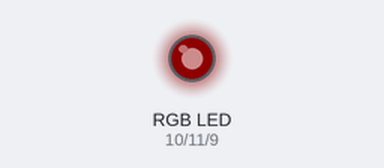
A sketch run on a simulated Arduino Uno, built with avr-gcc and run on an emulated ATmega328P. Parts: an RGB LED mixed from three pins (HIGH = lit). Dim RGB values are drawn brighter than linear.

Above: at 0.15 s.
At 7.2 s:
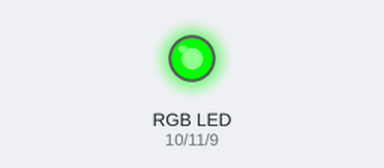
At 11.07 s:
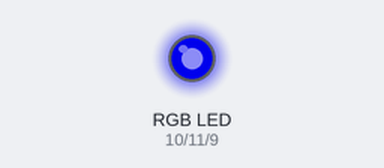
At 15.62 s:
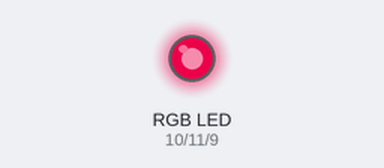
At 24.0 s:
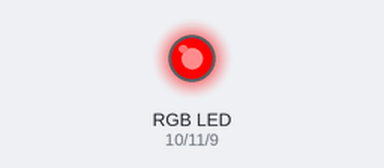
At 33.1 s:
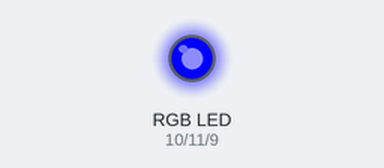
Timing chart, 0 to 40.0 s (numbered marks = the images above):
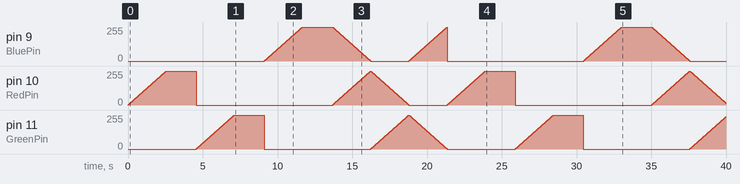

The sketch:

LED_Strip_driving_code.ino
```cpp
int RedPin = 10;      //Broche de pilotage Arduino pour la couleur rouge
int GreenPin = 11;    //Broche de pilotage Arduino pour la couleur verte
int BluePin = 9;      //Broche de pilotage Arduino pour la couleur bleue
void setColor(int red, int green, int blue)
{
  analogWrite(RedPin, red);
  analogWrite(GreenPin, green);
  analogWrite(BluePin, blue);

}

void setup()
{
  pinMode(RedPin, OUTPUT);    //Initier les broches de pilotage Arduino
  pinMode(GreenPin, OUTPUT);
  pinMode(BluePin, OUTPUT);
  Serial.begin(9600);
}

void loop()
{
  for (int i=0;i<255;i++)  //Modification de la luminosité rouge
  {
    setColor(i, 0, 0);
    delay (10);
  }
  delay(2000);
  for (int i=0;i<255;i++)  //Modification de la luminosité verte
  {
    setColor(0, i, 0);
    delay (10);
  }
  delay(2000);
  for (int i=0;i<255;i++)  //Modification de la luminosité bleue
  {
    setColor(0, 0, i);
    delay (10);
  }
  delay(2000);
  for (int i=0;i<255;i++)
  {
    setColor(i, 0, 255-i);
    delay (10);
  }
  for (int i=0;i<255;i++)
  {
    setColor(255-i, i, 0);
    delay (10);
  }
  for (int i=0;i<255;i++)
  {
    setColor(0, 255-i, i);
    delay (10);
  }
}
```
